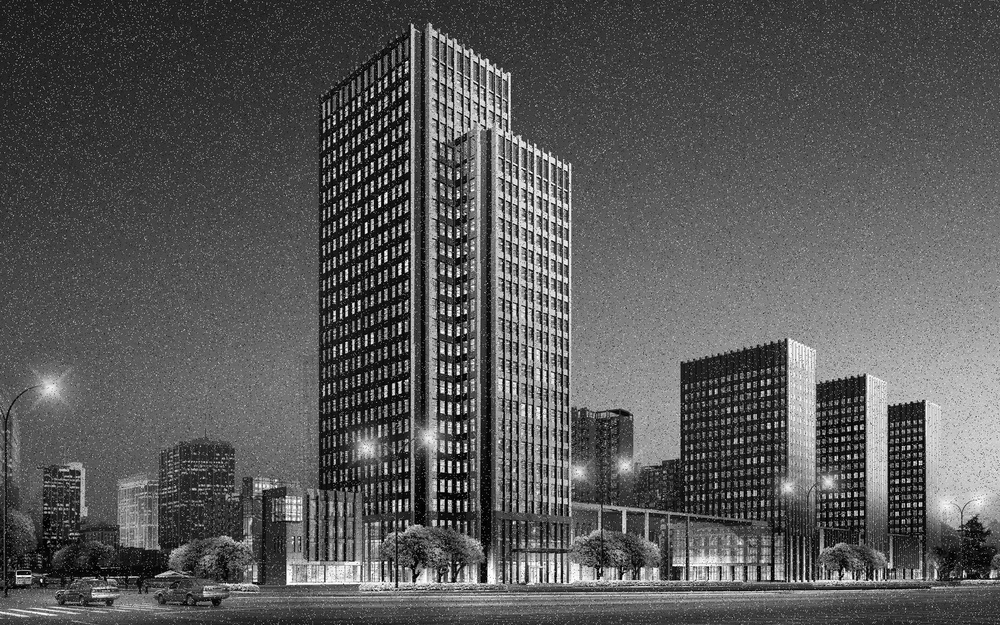
#> input picture BuildSaltPepper.jpg, 1000 x 625 px, shrunk from 1920 x 1200 before the run
$ python Filtro3.py
#> lines starting #> are read from the running program, lines starting #| are printed output that depends on the picture
#> further down, Im_g is the input picture: PIL image 1000x625 L; min 0, max 255, mean 88.3
### FuncionesFiltros.py
# -*- coding: utf-8 -*-
"""
Created on Wed Sep 12 18:13:57 2018

@author: BASILIO.SALDARRIAGA


"""
import numpy as np
import scipy.signal as sg

# [5 lines left out: function my_mse, not called in this run]

def my_medianfilter(im):
    [row, col] = im.shape
#> row = 625; col = 1000
    imf = np.zeros((row+2,col+2))
    i_median = np.zeros((row, col))
    imf[1:row+1, 1:col+1] = im
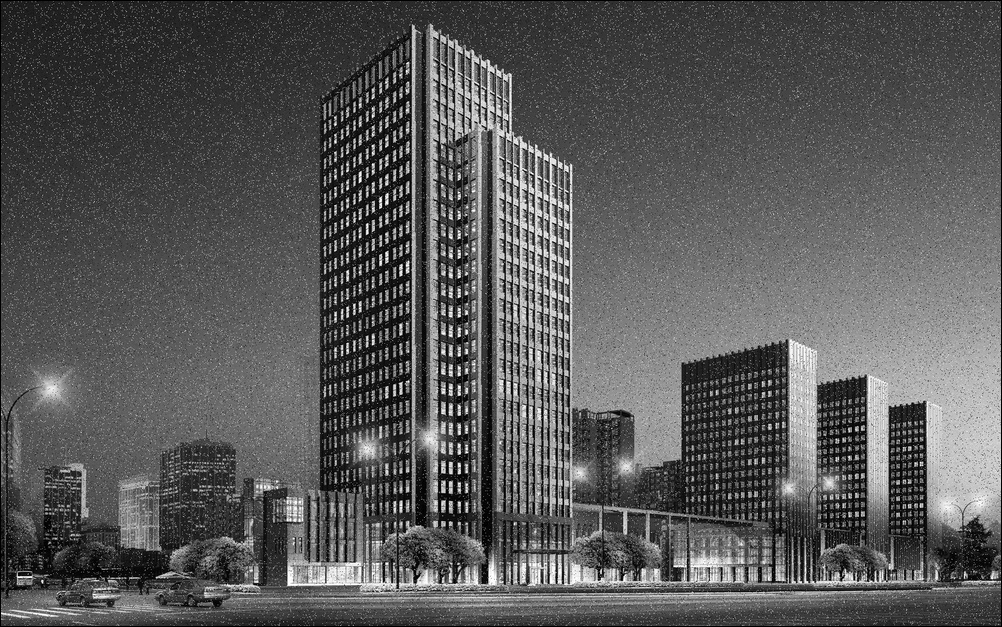
#> imf: shape (627, 1002) float64; min 0, max 255, mean 87.8
    for i in range(1, row):
        for j in range(1,col):
            temp = imf[i-1:i+1, j-1:j+1]
            out = np.median(temp)
            i_median[i-1, j-1] = out
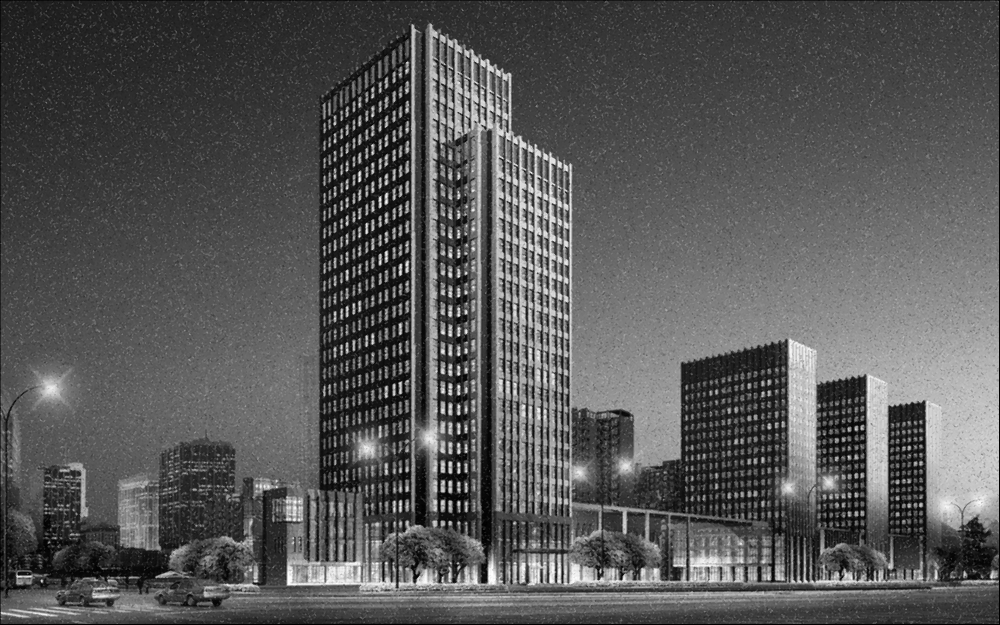
#> i_median: shape (625, 1000) float64; min 0, max 255, mean 86.9
    return i_median


# [18 lines left out: functions my_gradient, my_histograma, not called in this run]

### Filtro3.py
# -*- coding: utf-8 -*-
"""
Created on Wed Sep 12 18:32:20 2018

@author: BASILIO.SALDARRIAGA
"""

from PIL  import Image
import numpy as np
import matplotlib.pyplot as plt
import FuncionesFiltros as fun

Im_g = Image.open('BuildSaltPepper.jpg').convert('L')
Im_ga = np.array(Im_g)
plt.gray()
plt.imshow(Im_ga)
plt.axis("off")
plt.title("imagen original")


I_median = fun.my_medianfilter(Im_ga)
plt.figure()
plt.gray()
plt.imshow(I_median)
plt.axis("off")
plt.title("filtro mediano")
